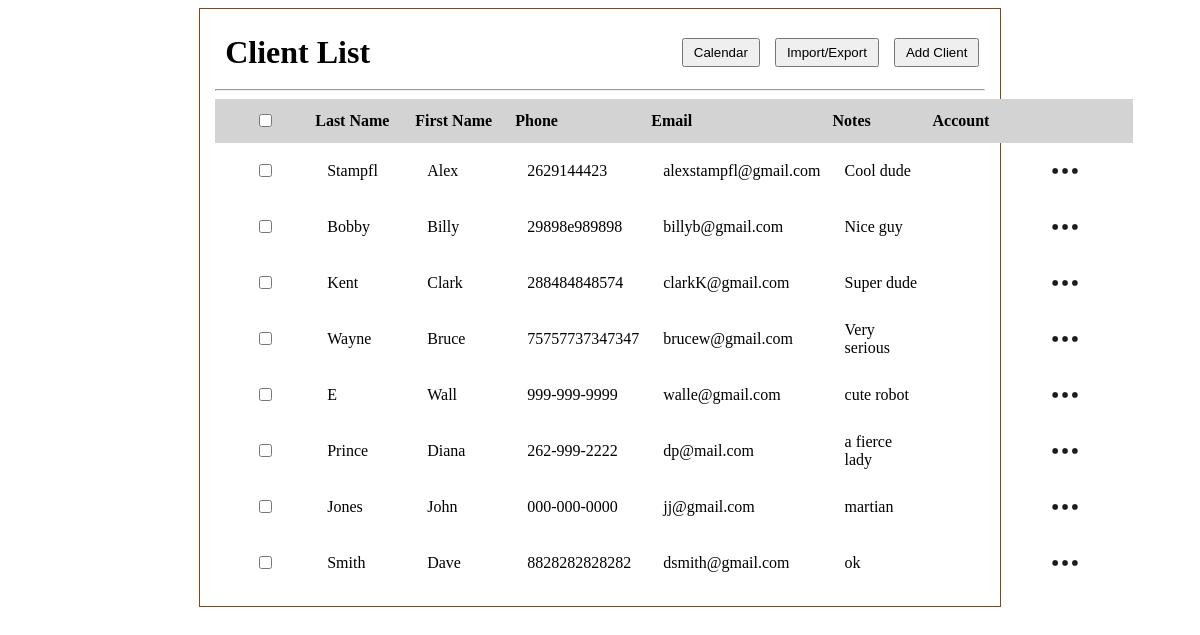
Page /client_list on the committed database.
### tables this page shows
CREATE TABLE clients (
              id INTEGER PRIMARY KEY AUTOINCREMENT,
              first_name TEXT,
              last_name TEXT,
              phone TEXT,
              email TEXT,
              status TEXT
            , client_id INTEGER, notes TEXT);

### app.py (the view)
@app.route('/client_list')
def client_list():
    conn = sqlite3.connect(DB_PATH)  # connects to sqlite database file named client.db, conn is the connection object used to talk to db
    c = conn.cursor() # cursor object lets you execute SQL statements (queries) against db
    c.execute('SELECT * FROM clients')
    clients = c.fetchall() # Fetches all rows that query returned, clients is a list of tuples
    conn.close()
    return render_template('client_list.html', clients=clients)

### templates/client_list.html (shortened to what this page needs)
<!DOCTYPE html>
<html lang="en">
<head>
    <link rel="stylesheet" href="{{ url_for('static', filename = 'main.css') }}">
</head>
<body>
    <div id="client_list">
        <div class="header-row">
            <h1 id="client_list_h1">Client List</h1>
            <div class="header-buttons">
                <button id="go_to_calendar">Calendar</button>
                <button id="export_client_list">Import/Export</button>
                <button id="add_client">Add Client</button>
            </div>
        </div>
        <hr>
        <table>
            <thead>
                <tr id="client_list_headers">
                    <th><input type="checkbox"></th>
                    <th>Last Name</th>
                    <th>First Name</th>
                    <th>Phone</th>
                    <th>Email</th>
                    <th>Notes</th>
                    <th>Account</th>
                    <th></th>
                </tr>
            </thead>
            <tbody id="clientTableBody">
                {% for client in clients %}
                <tr>
                    <td><input type="checkbox"></td>
                    <td>{{ client[2] if client[2] else "" }}</td>
                    <td>{{ client[1] if client[1] else "" }}</td>
                    <td>{{ client[3] if client[3] else "" }}</td>
                    <td>{{ client[4] if client[4] else "" }}</td>
                    <td>{{ client[7] if client[7] else "" }}</td>
                    <td>{{ client[5] if client[5] else "" }}</td>
                    <td class="menu_cell">
                        <div class="menu-container">
                            <img class="meatballs" src="{{ url_for('static', filename='img/meatball_menu.png') }}"
                                alt="3 dots">
                        </div>
                    </td>
                </tr>
                {% endfor %}
            </tbody>
        </table>
    </div>
</body>
</html>

### static/main.css (style rules this page uses)
#client_list { text-align: center; max-width: 65%; top: 10%; left: 50%; border: 1px solid saddlebrown; height: 100%; margin: 0 auto; padding: 15px; }
table { border-collapse: collapse; width: 100%; }
th, td { padding: 8px 12px; text-align: left; }
#client_list table th:first-child, #client_list table td:first-child { width: 40px; text-align: center; }
table th { padding: 12px 0px 12px 0px; margin: 0 auto; min-width: 100px; text-align: left; }
.header-row { display: flex; justify-content: space-between; align-items: center; width: 98%; padding: 10px; }
.header-buttons { display: flex; gap: 15px; }
#client_list_h1 { display: inline-flex; margin: 0; }
#add_client { padding: 5px 10px; }
#go_to_calendar { padding: 5px 10px; }
#export_client_list { padding: 5px 10px; }
#client_list_headers { background-color: lightgray; }
.menu-container { position: relative; display: inline-block; }
.meatballs { width: 40px; height: 40px; vertical-align: middle; cursor: pointer; }

### rows in the picture
clients: last_name "Stampfl", first_name "Alex", phone "2629144423", email "alexstampfl@gmail.com", notes "Cool dude"
clients: last_name "Bobby", first_name "Billy", phone "29898e989898", email "billyb@gmail.com", notes "Nice guy"
clients: last_name "Kent", first_name "Clark", phone "288484848574", email "clarkK@gmail.com", notes "Super dude"
clients: last_name "Wayne", first_name "Bruce", phone "75757737347347", email "brucew@gmail.com", notes "Very serious"
clients: last_name "E", first_name "Wall", phone "999-999-9999", email "walle@gmail.com", notes "cute robot"
clients: last_name "Prince", first_name "Diana", phone "262-999-2222", email "dp@mail.com", notes "a fierce lady"
clients: last_name "Jones", first_name "John", phone "000-000-0000", email "jj@gmail.com", notes "martian"
clients: last_name "Smith", first_name "Dave", phone "8828282828282", email "dsmith@gmail.com", notes "ok"
